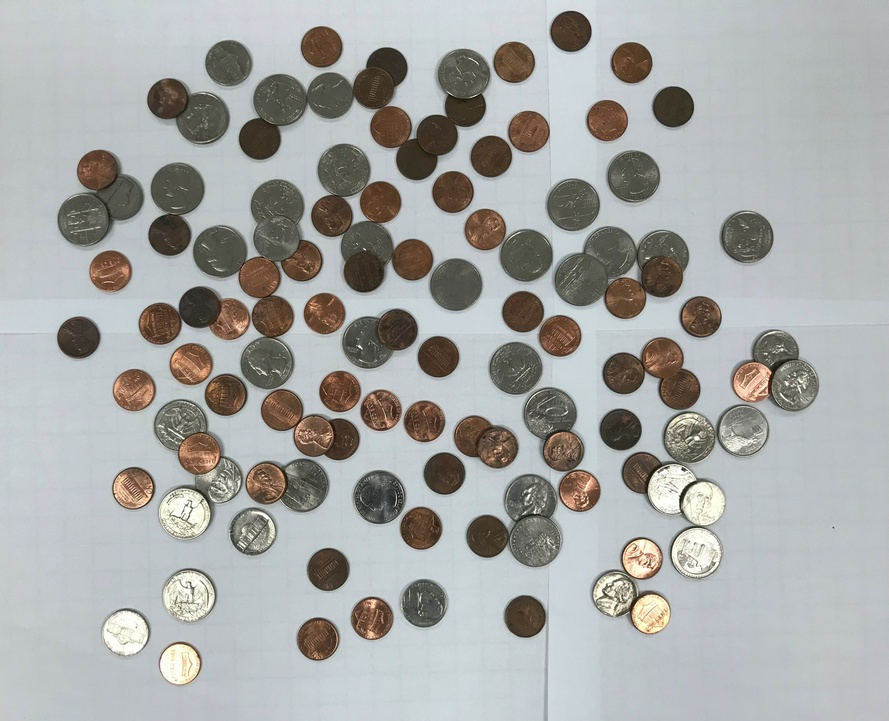
//> input picture Lab 7/coinsHarder.jpg, 889 x 721 px, shrunk from 3696 x 2997 before the run
$ ./l071_med2 coinsHarder.jpg   (built with g++ and OpenCV 4)
//> lines starting //> are read from the running program, lines starting //| are printed output that depends on the picture; after the words box and inside, x2 and y2 are one past the last pixel; in counts of white or black regions, pixels touching at a corner belong together

#include <iostream>
#include <string>
#include <fstream>
#include <time.h>
#include <cstdlib>
#include <vector>
#include <iomanip>
#include <cmath>
#include <limits>
#include <sstream>
#include <float.h>
#include <list>
#include <algorithm>
#include <chrono>
#include <unordered_map>
#include <iterator>
#include <stack>
#include <unordered_set>
#include <opencv2/highgui/highgui.hpp>
#include <opencv2/imgproc/imgproc.hpp>

using namespace std;
using namespace cv;

 // #include <numbers>

#define _USE_MATH_DEFINES

using namespace std::chrono;
using namespace std;

const int PRECISION = 23;
const double ERROR = 1e-7;
int CIRCLE_RADIUS = 180;
// typedef std::numeric_limits< double > dbl;
// ofstream results;

typedef std::numeric_limits<double> dbl;


void cannyEdge(Mat &image, Mat &output, int low, int high) {
    //applies the canny edge detector to the grayscale coins image
    //returns the output array
    Mat blurredimage;
    //erode(image, image, getStructuringElement(MORPH_ELLIPSE, Size(4,4)),Point(-1,-1),4);
    //dilate(image, image, getStructuringElement(MORPH_ELLIPSE, Size(4, 4)), Point(-1,-1),4);
    //GaussianBlur(image, image, Size(3, 3), 1);
    //stackBlur(image, image,3);

    //bilateralFilter(image, blurredimage, 5, 20, 20);
    dilate(image, image, getStructuringElement(MORPH_ELLIPSE, Size(3, 3)),Point(-1,-1),3);
    erode(image, image, getStructuringElement(MORPH_CROSS, Size(4, 4)),Point(-1,-1),3);
    image.convertTo(image, -1, 1.2);
    //imwrite("blurred.jpg", blurredimage);
    Canny(image, output, low, high);
}
void findCircles(Mat& grayImage, vector<Vec3f> &circles, double highThreshold, double minRad, double maxRad, double thresholdCount, double minDist) {
    /*Mat blurredimage;
    bilateralFilter(grayImage, blurredimage, 5, 20, 20);
    blur(blurredimage, blurredimage, Size(3, 3));*/
    HoughCircles(grayImage,circles,HOUGH_GRADIENT,1,minDist,highThreshold,thresholdCount,minRad,maxRad);
}


void identifyCoins(Mat &colorImg, bool &ishard,vector<Vec3f> &circleCandidates, vector<int> &identified){
    //isolate the pennies in the image by color
    //obtain the average radii of the penny, and then scale coins accordingly
    //identify reference radii
    //for c in circles:
        //classify each circle
    //https://stackoverflow.com/questions/38673027/how-to-identify-gold-color-in-image
    //blur(img, img, Size(50, 50) );
    //find the average penny radius to use as a reference size
    Mat& img = colorImg;
    GaussianBlur(img, img, Size(7, 7), 1.4);
    Mat adjusted;
    img.convertTo(adjusted, -1, 1.5);
    cvtColor(adjusted, adjusted, COLOR_BGR2HSV);
    Mat saturation;
    extractChannel(adjusted, saturation, 1);
    Mat binarized;
    threshold(saturation, binarized, 50, 255, THRESH_BINARY);
    //dilate(binarized, binarized, getStructuringElement(MORPH_DILATE, Size(4, 4)));
    morphologyEx(binarized, binarized, MORPH_CLOSE, getStructuringElement(MORPH_ELLIPSE, Size(4, 4)));
    //floodFill(binarized, cv::Point(0, 0), Scalar(255));
    //isolate the pennies,
    Mat isolated;
    bitwise_and(saturation, saturation, isolated, binarized);
    imwrite("binary.jpg", isolated);
    vector<Vec3f> circles;
    HoughCircles(isolated, circles, HOUGH_GRADIENT, 1, 80, 100, 25, 75, 90);
    //compute the average radius of pennies
    double avgPenny = 0;
    for (size_t i = 0; i < circles.size(); i++) {
        avgPenny += circles[i][2];
    }
    avgPenny /= circles.size();
    cout << "Average penny size: " << avgPenny;
    if (abs(avgPenny) < 1) {
        avgPenny = 87;
    }
    double tolerance = 0.05;
    if (!ishard) {
        double quarterratio = 1.25;
        double nickelratio = 1.13;
        double pennyratio = 1.03;
        //compute ratio
        /*
       * Representation of coins:
       0 -- penny
       1 - nickel
       2 - dime
       3- quarter
       4 - half-dollar
       5 - dollar
       */
        //if computed ratio falls within 0.05 of reference ratio, classify as said coin

        for (size_t idx = 0; idx < circleCandidates.size(); idx++) {
            double radius = circleCandidates[idx][2];
            double ratio = radius / avgPenny;


            /* Get white area (aka high saturation area) */
            //get mask of region containing circle
            //count number of white pixels
            //if number of white pixels exceeds 25%, count as nickel
            int x = cvRound(circleCandidates[idx][0]);
            int y = cvRound(circleCandidates[idx][1]);
            int length = cvRound(radius * 2);
            int halflen = cvRound(radius);
            const double pi = 3.1415926535;
            int area = pi * radius * radius;
            double totalArea = 0;
            if (x < binarized.cols - length / 2 && y < binarized.rows - length / 2 && x > halflen && y > halflen) {
                Rect dim(x - halflen, y - halflen, length, length);
                Mat roi = binarized(dim);
                std::vector<std::vector<cv::Point> > contours;
                std::vector<cv::Vec4i> hierarchy;
                //floodFill(roi, Point(0, 0), 255);
                //invert(roi, roi);
                //bitwise_not(roi, roi);

                findContours(roi, contours, hierarchy, RETR_EXTERNAL, CHAIN_APPROX_SIMPLE);


                bool penny = false;

                //Mat colorImg;
                //cvtColor(roi, colorImg, COLOR_GRAY2BGR);
                //drawContours(colorImg, contours, -1, Scalar(0,0,255),3);
                //imshow("owo", colorImg);

                for (int i = 0; i < contours.size(); i++)
                {
                    /*if (contourArea(contours[i]) > thresholdarea) {
                        identified.push_back(0);
                        penny = true;
                        break;
                    }*/
                    totalArea += contourArea(contours[i]);
                }


            }

            //classify coins
            if (ratio < pennyratio) {
                identified.push_back(0);
            }
            else if (abs(ratio - pennyratio) < tolerance) {
                if (totalArea < 0.25*area) {
                    identified.push_back(1);
                }
                else {
                    identified.push_back(0);
                }

            }else if(abs(ratio-nickelratio) < tolerance){

                if (totalArea > 0.25*area) {
                    identified.push_back(0);
                }
                else {
                    identified.push_back(1);
                }
            }
            else if (abs(ratio - quarterratio) < tolerance) {
                if (totalArea > 0.5*area) {
                    identified.push_back(0);
                }
                else {
                    identified.push_back(3);
                }

            }
            else {
                identified.push_back(3);
            }
        }
    }
}

// [59 lines left out: function summary, not called in this run]
/**
 * @brief Part 1 of Lab 7
 *
 * @param argc
 * @param argv
 */
void part3(int argc, char** argv)
{
//> called with argc = 2
    /*
    Optimal Parameters for Hard image:
    Q1:
    lt = 100, ht = 250
    TC =
    https://stackoverflow.com/questions/26855264/identifying-different-coin-values-from-an-image-using-matlab
    */
    string imageName = "coinsHarder.jpg";

    int high = 200;
    int low = high/2;
    string fg = "imageg.jpg";
    string ff = "imagef.jpg";
    string fci = "imageCircles.jpg";
    string fco = "imageCoins.jpg";
    string fr = "results.txt";
    int thresholdCount = 25;
    int tCircle = 20;
    bool override = false;
    bool tCircleOverride = true;
    //bool thresholdOverride = false;
    bool hardimage = false;
    int minCenterDist = 50;
    int minRad = 80;
    int maxRad = 120;


    // read the command line arguments
    for (int i = 1; i < argc; i++)
    {
        string flag = string(argv[i]);
        if (flag == "-f")
        {
            // cout << "flag read" << endl;
            imageName = argv[++i];
        }
        //else if (flag == "-lt")
        //{
        //    stringstream ss(argv[++i]);
        //    ss >> low;
        //    //thresholdOverride = true;
        //}
        else if (flag == "-ht")
        {
            stringstream ss(argv[++i]);
            ss >> high;
            low = high / 2;
            //thresholdOverride = true;
        }
        else if (flag == "-ff")
        {
            ff = argv[++i];
        }
        else if (flag == "-fg")
        {
            fg = argv[++i];
        }
        else if (flag == "-TC")
        {
            stringstream ss(argv[i + 1]);
            ss >> thresholdCount;
            override = true;
        }
        else if (flag == "-TCircle")
        {
            stringstream ss(argv[++i]);
            ss >> tCircle;
            tCircleOverride = true;
        }
        else if (flag == "-fCi")
        {
            stringstream ss(argv[++i]);
            ss >> fci;
        }
        else if (flag == "-fCo")
        {
            stringstream ss(argv[++i]);
            ss >> fco;
        }
        else if (flag == "-fR")
        {
            stringstream ss(argv[++i]);
            ss >> fr;
        }
        else if (flag == "-mincentdist")
        {
            stringstream ss(argv[++i]);
            ss >> minCenterDist;
        }
        else if (flag == "-minR")
        {
            stringstream ss(argv[++i]);
            ss >> minRad;
        }
        else if (flag == "-maxR")
        {
            stringstream ss(argv[++i]);
            ss >> maxRad;
        }
        else if (flag == "-hard")
        {
            hardimage = true;
        }

        // i++;
    }
    Mat image;
    image = imread(imageName, IMREAD_COLOR);
//> image is the input picture: 721 rows x 889 cols, CV_8UC3; mean B, G, R 165.9, 167.8, 166.5
    //create grayscale image
   /* Mat highContrast;
    image.convertTo(highContrast, -1, 1.5);*/
    Mat imageg;
    cvtColor(image, imageg, COLOR_BGR2GRAY);
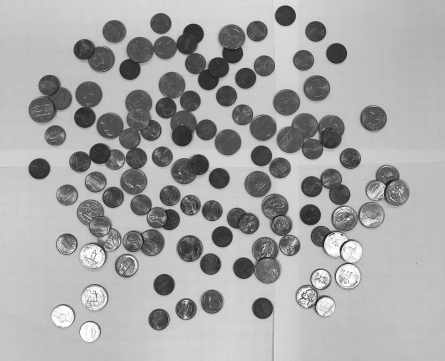
//> imageg: 721 rows x 889 cols, CV_8UC1 (shown at 1/2 size); min 8, max 255, mean 167.2
    ////apply glare elimination
    //cv::Ptr<cv::CLAHE> clahe = cv::createCLAHE();
    //clahe->setClipLimit(4);
    //clahe->setTilesGridSize(Size(2,2));
    ////cv::Mat dst;
    //clahe->apply(imageg, imageg);

    Mat edges;
    //apply canny edge
    cannyEdge(imageg, edges, low, high);
//> in cannyEdge, `image.convertTo(image, -1, 1.2);`:
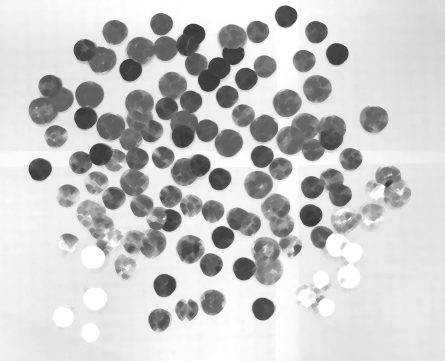
//> image: 721 rows x 889 cols, CV_8UC1 (shown at 1/2 size); min 54, max 255, mean 201.1
//> in cannyEdge, `Canny(image, output, low, high);`:
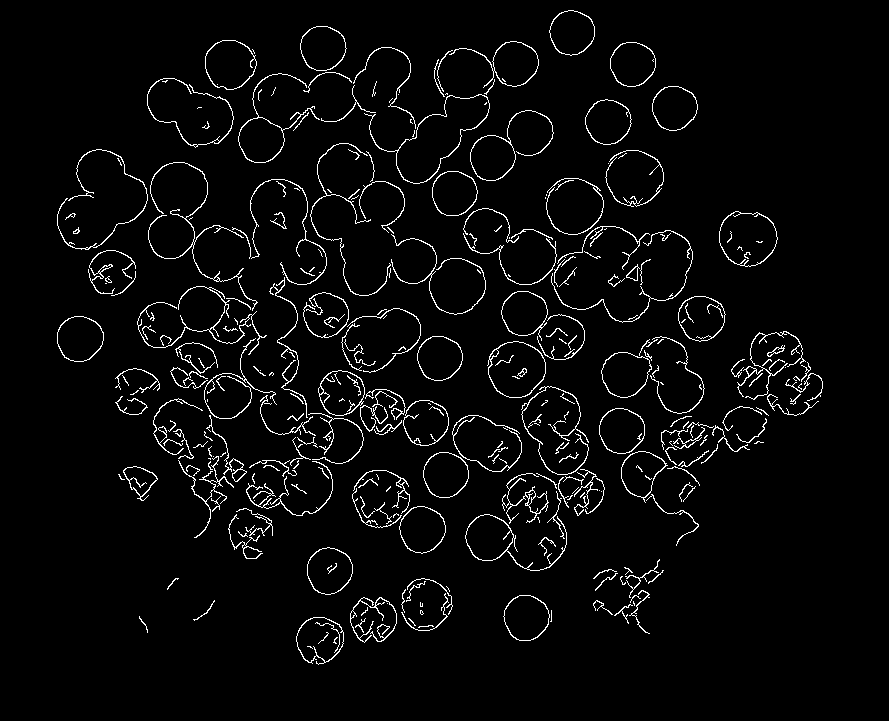
//> output: 721 rows x 889 cols, CV_8UC1; 3.7% white in thin lines or dots, all inside (x1, y1, x2, y2) = (57, 10, 823, 665)
    imwrite(fg, imageg);
    imwrite(ff, edges);
    //identify circles
    vector<Vec3f> circles;
    findCircles(imageg,circles,high,minRad,maxRad,thresholdCount,minCenterDist);
    //classify coins
    vector<int> coinTypes;
    identifyCoins(image,hardimage,circles,coinTypes);
//> in identifyCoins, `img.convertTo(adjusted, -1, 1.5);`:
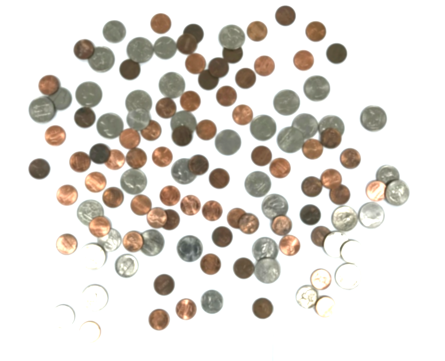
//> adjusted: 721 rows x 889 cols, CV_8UC3 (shown at 1/2 size); mean B, G, R 216.1, 221.4, 225.5
//> in identifyCoins, `extractChannel(adjusted, saturation, 1);`:
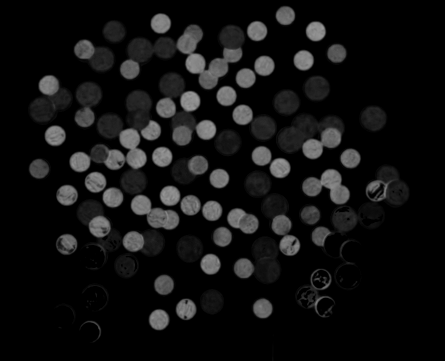
//> saturation: 721 rows x 889 cols, CV_8UC1 (shown at 1/2 size); min 0, max 154, mean 17.2
//> in identifyCoins, `morphologyEx(binarized, binarized, MORPH_CLOSE, getStructuringElement(..`:
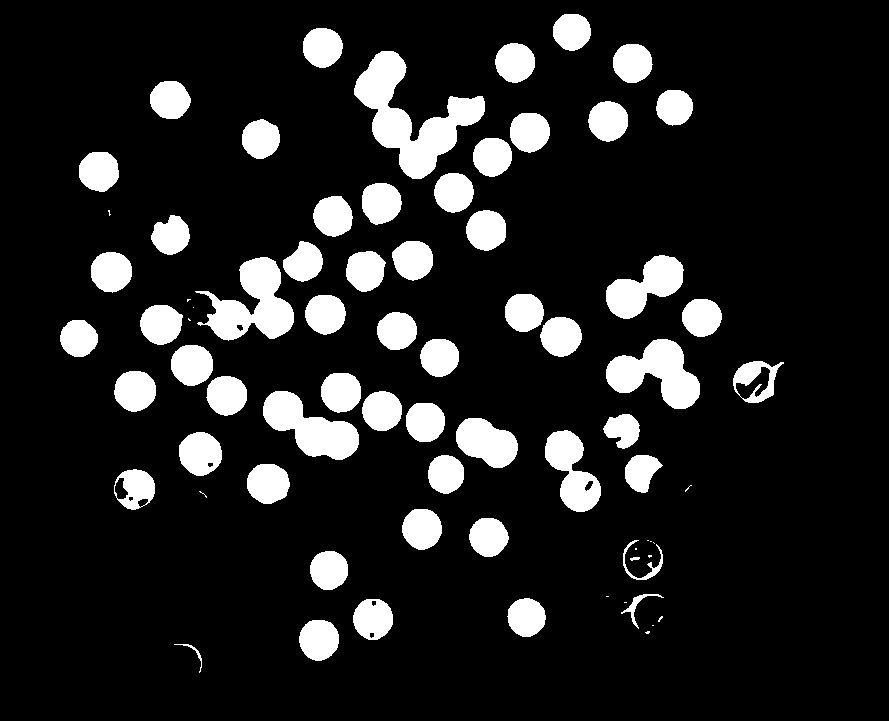
//> binarized: 721 rows x 889 cols, CV_8UC1; 13% white; 74 white regions (16 under 20 px), largest, box (x1, y1, x2, y2) and area: (354, 51, 485, 179) 6494, (195, 257, 294, 341) 4153, (606, 339, 700, 409) 3646
//> in identifyCoins, `bitwise_and(saturation, saturation, isolated, binarized);`:
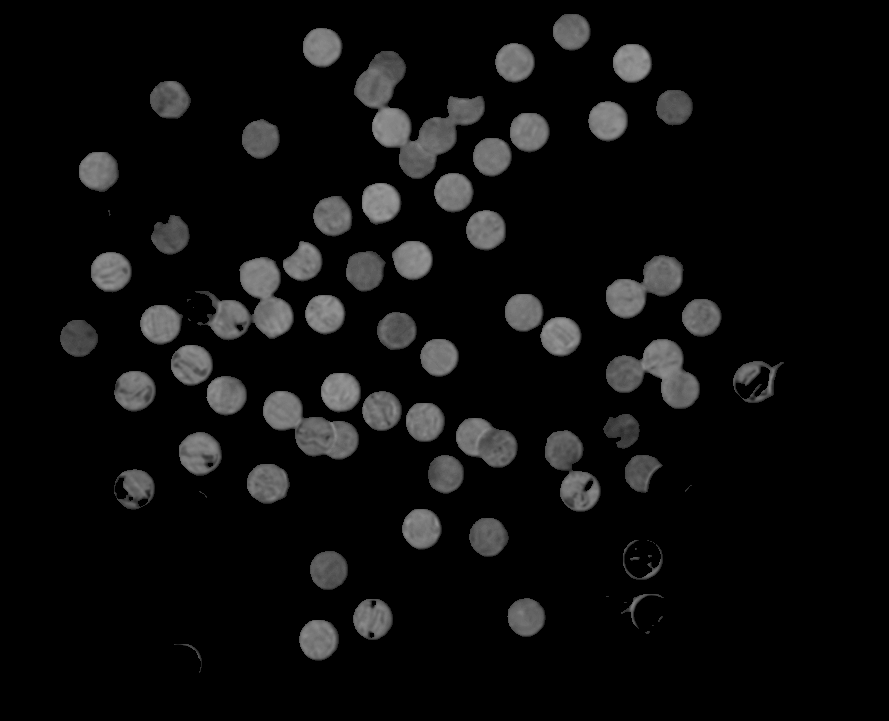
//> isolated: 721 rows x 889 cols, CV_8UC1; min 0, max 154, mean 13.3
//> in identifyCoins, `HoughCircles(isolated, circles, HOUGH_GRADIENT, 1, 80, 100, 25, 75, 90);`: circles = empty
//> after the loop in identifyCoins, `for (size_t i = 0; i < circles.size(); i++)`: avgPenny = 0
//> in identifyCoins, `avgPenny /= circles.size();`: avgPenny = nan
//| Average penny size: -nan
    //draw circles on the original image
    cout << "Len of Circles: " << circles.size() << endl;
//| Len of Circles: 0
    for (size_t i = 0; i < circles.size(); i++)
    {
        Point center(cvRound(circles[i][0]), cvRound(circles[i][1]));
        int radius = cvRound(circles[i][2]);
        // draw the circle center
        circle(image, center, 3, Scalar(0,0, 255), -1, 8, 0);
        // draw the circle outline
        circle(image, center, radius, Scalar(0, 0, 255), 3, 8, 0);
    }
//> this loop made 0 passes
    imwrite(fci, image);

    cout << "Len of identified coins:  " << coinTypes.size() << endl;
//| Len of identified coins:  0
    for (size_t i = 0; i < coinTypes.size(); i++) {
        Point center(cvRound(circles[i][0]), cvRound(circles[i][1]));
        int radius = cvRound(circles[i][2]);
        if (coinTypes[i] == 0) {
            circle(image, center, radius, Scalar(0,0,255),3,8);
        }
        else if (coinTypes[i] == 1) {
            circle(image, center, radius, Scalar(0, 255, 255), 3, 8);
        }
        else if (coinTypes[i] == 2) {
            circle(image, center, radius, Scalar(255, 0, 0), 3, 8);
        }
        else if (coinTypes[i] == 3) {
            circle(image, center, radius, Scalar(128, 0, 128), 3, 8);
        }
        else if (coinTypes[i] == 4) {
            circle(image, center, radius, Scalar(0, 255, 0), 3, 8);
        }
        else if (coinTypes[i] == 5) {
            circle(image, center, radius, Scalar(128, 0, 255), 3, 8);
        }
        else {
            circle(image, center, radius, Scalar(255, 255, 255), 3, 8);
        }
        //cout << coinTypes[i] << " " << endl;
    }
    imwrite(fco, image);
    //summary();


}
int main(int argc, char** argv)
{
    // part1();
    auto start = high_resolution_clock::now();
    // part1(argc, argv);
    // part2(argc, argv);
    part3(argc, argv);
    auto end = high_resolution_clock::now();
    auto duration = duration_cast<microseconds>(end - start);
    std::cout << "Time taken " << duration.count() << endl;
    waitKey(0);

    ////looking at hsv image
    ////Mat img;
    ////img = imread("coinsHardest.jpg");
    ////Mat imginverted;
    ////imginverted = ~img;
    ////Mat hsvimg;
    ////cvtColor(imginverted, hsvimg, COLOR_BGR2HSV);
    ////imwrite("coinsHardestinverted.jpg", imginverted);
    ////imwrite("invertedhsv.jpg", hsvimg);
    ////waitKey(0);
    ////destroyAllWindows();

   /* testing the enhance for coin detection*/
    //Mat img;
    //img = imread("coinsEasy.jpg");
    ////blur(img, img, Size(50, 50) );
    //GaussianBlur(img, img, Size(7, 7), 1.4);
    //Mat adjusted;
    //img.convertTo(adjusted, -1, 1.5);
    //cvtColor(adjusted, adjusted, COLOR_BGR2HSV);
    //Mat saturation;
    //extractChannel(adjusted, saturation, 1);
    //Mat binarized;
    //threshold(saturation, binarized, 80,255, THRESH_BINARY);
    ////dilate(binarized, binarized, getStructuringElement(MORPH_DILATE, Size(4, 4)));
    //morphologyEx(binarized, binarized, MORPH_CLOSE, getStructuringElement(MORPH_ELLIPSE,Size(4,4)));
    ////floodFill(binarized, cv::Point(0, 0), Scalar(255));
    ////isolate the pennies,
    //Mat isolated;
    //bitwise_and(saturation, saturation, isolated, binarized);
    //vector<Vec3f> circles;
    //HoughCircles(isolated, circles, HOUGH_GRADIENT,1, 80, 100, 25, 75, 97);
    //cout << circles.size() << endl;
    //int avgPenny = 0;
    //cvtColor(isolated, isolated, COLOR_GRAY2RGB);
    //for (size_t i = 0; i < circles.size(); i++)
    //{
    //    Point center(cvRound(circles[i][0]), cvRound(circles[i][1]));
    //    int radius = cvRound(circles[i][2]);
    //    // draw the circle center
    //    circle(img, center, 3, Scalar(0, 255, 0), -1, 8, 0);
    //    // draw the circle outline
    //    circle(img, center, radius, Scalar(0, 0, 255), 3, 8, 0);
    //    avgPenny += radius;
    //}
    //avgPenny /= circles.size();
    //cout << avgPenny << endl;
    //
    //namedWindow("Display Image", WINDOW_NORMAL);
    //imshow("Display Image",img);
    //waitKey(0);
    //glare elimination
    //Mat bgr_image = imread("coinsHarder.jpg");
    //Mat lab_image;
    //cvtColor(bgr_image, lab_image, COLOR_BGR2Lab);

    //// Extract the L channel
    //std::vector<cv::Mat> lab_planes(3);
    //split(lab_image, lab_planes);  // now we have the L image in lab_planes[0]

    //// apply the CLAHE algorithm to the L channel
    //Ptr<cv::CLAHE> clahe = cv::createCLAHE();
    //clahe->setClipLimit(4);
    //cv::Mat dst;
    //clahe->apply(lab_planes[0], dst);

    //// Merge the the color planes back into an Lab image
    //dst.copyTo(lab_planes[0]);
    //cv::merge(lab_planes, lab_image);

    //// convert back to RGB
    //Mat image_clahe;
    //cvtColor(lab_image, image_clahe, COLOR_Lab2BGR);

    //// display the results  (you might also want to see lab_planes[0] before and after).
    //namedWindow("image original", WINDOW_NORMAL);
    //namedWindow("image CLAHE", WINDOW_NORMAL);
    //cv::imshow("image original", bgr_image);
    //cv::imshow("image CLAHE", image_clahe);
    //cv::waitKey(0);
    //destroyAllWindows();
    //Mat image;
    //image = imread("coinsHarder.jpg", IMREAD_GRAYSCALE);
    ///*cv::Ptr<cv::CLAHE> clahe = cv::createCLAHE();
    //clahe->setClipLimit(4);
    //clahe->setTilesGridSize(Size(2,2));*/
    //cv::Mat dst;
    ////clahe->apply(image, dst);
    ////equalizeHist(image, dst);
    //imwrite("glaredfreed.jpg", dst);

}
